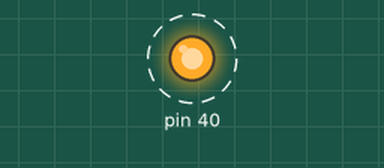
A program run on a simulated Raspberry Pi (header pin numbers). Parts: output pins drawn as LEDs (lit = HIGH). Dashed ring = blinking. What the program prints to the terminal is not drawn.

Above: at 0.5 s.
Timing chart, 0 to 4.6 s (numbered marks = the images above):
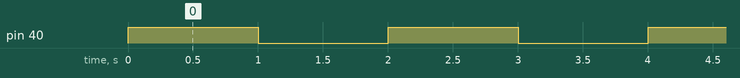

Measured:
- by itself, pin 40: alternates HIGH for 1.0 s and LOW for 1.0 s

The program:

buzz.py
```python
import RPi.GPIO as GPIO
import time

#led = 11

GPIO.setmode(GPIO.BOARD)
GPIO.setup(40,GPIO.OUT)


while True:
        GPIO.output(40,GPIO.HIGH)
	print("high")
        time.sleep(1)
        GPIO.output(40,GPIO.LOW)
	print("low")
        time.sleep(1)
```
